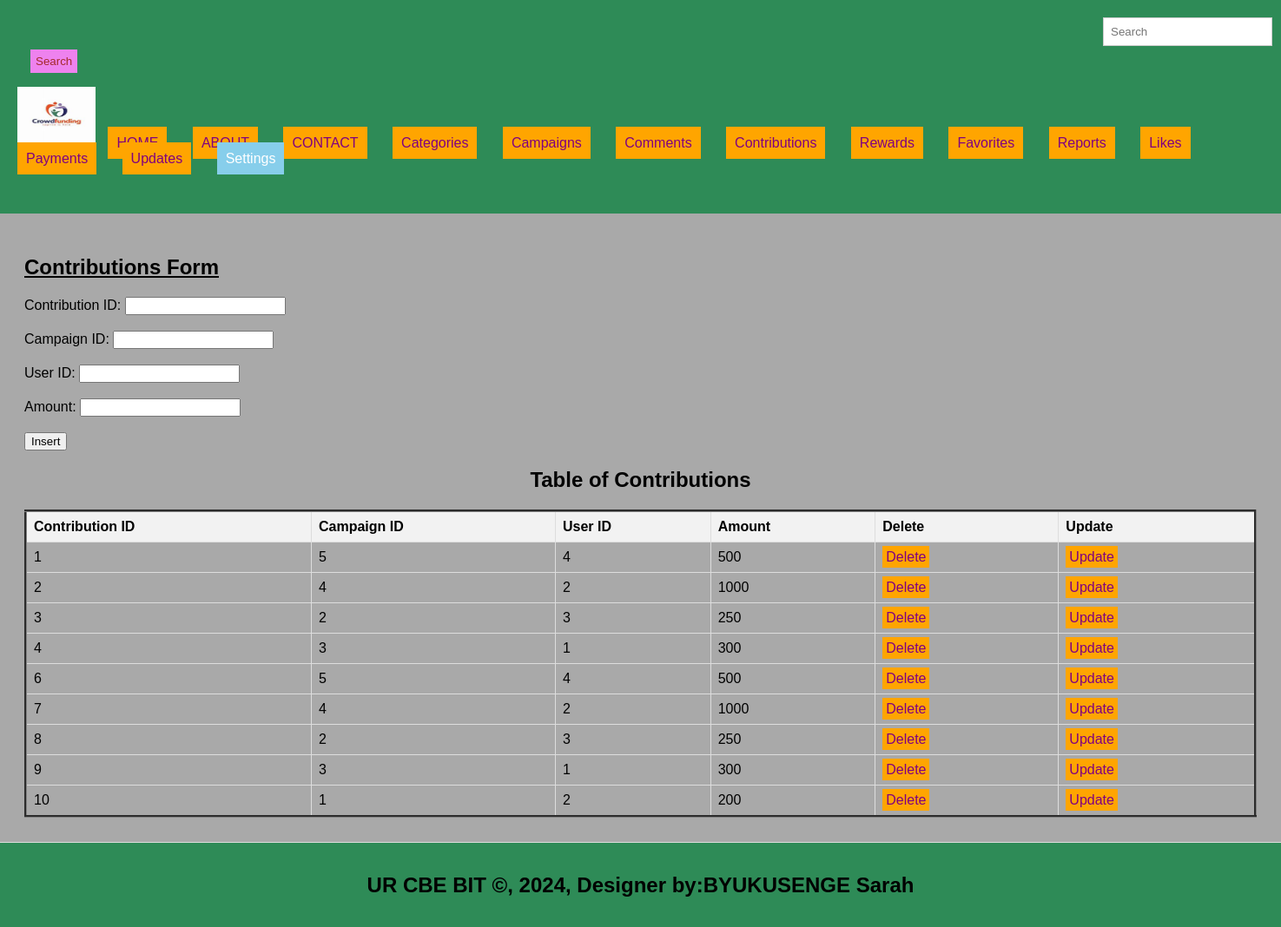
Screenshot of /contributions.php with the database file from the repository.
### tables this page shows
CREATE TABLE `contributions` (
  `contribution_id` int(11) NOT NULL,
  `campaign_id` int(11) DEFAULT NULL,
  `user_id` int(11) DEFAULT NULL,
  `amount` float DEFAULT NULL
);

### contributions.php (the view, shortened to what this page needs)
<!DOCTYPE html>
<html lang="en">
<head>
  <link rel="stylesheet" type="text/css" href="style.css" title="style 1" media="screen, tv, projection, handheld, print"/>
  </head>
  <header>
<body bgcolor="darkgrey">
  <form method="GET" class="d-flex" role="search" action="search.php">
      <input class="form-control me-2" type="search" placeholder="Search" aria-label="Search" name="query">
      <button class="btn btn-outline-success" type="submit">Search</button>
    </form>
  <ul style="list-style-type: none; padding: 0;">
    <li style="display: inline; margin-right: 10px;">
    <img src="./image/logopictr.jpeg" width="90" height="70" alt="Logo">
  </li>
    <li style="display: inline; margin-right: 10px;"><a href="./home.html">HOME</a></li>
    <li style="display: inline; margin-right: 10px;"><a href="./about.html">ABOUT</a></li>
    <li style="display: inline; margin-right: 10px;"><a href="./contact.html">CONTACT</a></li>
    <li style="display: inline; margin-right: 10px;"><a href="./categories.php">Categories</a></li>
    <li style="display: inline; margin-right: 10px;"><a href="./campaigns.php">Campaigns</a></li>
    <li style="display: inline; margin-right: 10px;"><a href="./comments.php">Comments</a></li>
    <li style="display: inline; margin-right: 10px;"><a href="./contributions.php">Contributions</a></li>
    <li style="display: inline; margin-right: 10px;"><a href="./rewards.php">Rewards</a></li>
    <li style="display: inline; margin-right: 10px;"><a href="./favorites.php">Favorites</a></li>
    <li style="display: inline; margin-right: 10px;"><a href="./reports.php">Reports</a></li>
    <li style="display: inline; margin-right: 10px;"><a href="./likes.php">Likes</a></li>
    <li style="display: inline; margin-right: 10px;"><a href="./payments.php">Payments</a></li>
    <li style="display: inline; margin-right: 10px;"><a href="./updates.php">Updates</a></li>
    <li class="dropdown" style="display: inline; margin-right: 10px;">
      <a href="#" style="padding: 10px; color: white; background-color: skyblue; text-decoration: none; margin-right: 15px;">Settings</a>
    </li><br><br>
  </ul>
</header>
<section>
<h1><u> Contributions Form </u></h1>
<form method="post" onsubmit="return confirmInsert();">
    <label for="contribution_id">Contribution ID:</label>
    <input type="number" id="contribution_id" name="contribution_id"><br><br>
    <label for="campaign_id">Campaign ID:</label>
    <input type="number" id="campaign_id" name="campaign_id"><br><br>
    <label for="user_id">User ID:</label>
    <input type="number" id="user_id" name="user_id"><br><br>
    <label for="amount">Amount:</label>
    <input type="number" id="amount" name="amount" required><br><br>
    <input type="submit" name="add" value="Insert">
</form>
<!DOCTYPE html>
<html>
<head>
</head>
<body>
    <center><h2>Table of Contributions</h2></center>
    <table border="3">
        <tr>
            <th>Contribution ID</th>
            <th>Campaign ID</th>
            <th>User ID</th>
            <th>Amount</th>
            <th>Delete</th>
            <th>Update</th>
        </tr>
        <?php
        include('db_connection.php');
        $sql = "SELECT * FROM contributions";
        $result = $connection->query($sql);
        if ($result->num_rows > 0) {
            while ($row = $result->fetch_assoc()) {
                $contribution_id = $row['contribution_id'];
                echo "<tr>
                    <td>" . $row['contribution_id'] . "</td>
                    <td>" . $row['campaign_id'] . "</td>
                    <td>" . $row['user_id'] . "</td>
                    <td>" . $row['amount'] . "</td>
                    <td><a style='padding:4px' href='delete_contributions.php?contribution_id=$contribution_id'>Delete</a></td>
                    <td><a style='padding:4px' href='update_contributions.php?contribution_id=$contribution_id'>Update</a></td>
                </tr>";
            }
        } else {
            echo "<tr><td colspan='4'>No data found</td></tr>";
        }
        ?>
    </table>
</body>
</section>
<footer>
  <center>
    <b><h2>UR CBE BIT &copy, 2024, Designer by:BYUKUSENGE Sarah</h2></b>
  </center>
</footer>
</body>
</html>

### style.css (style rules this page uses)
body { font-family: Arial, sans-serif; margin: 0; padding: 0; }
.form-control { padding: 8px; margin-left: 4px; border: 1px solid #ccc; }
.btn { padding: 6px; background-color: violet; color: brown; border: none; }
.dropdown { position: relative; display: inline; margin-right: 10px; }
body { font-family: Arial,sans-serif; margin:0; padding:0; }
header { background-color:seagreen; padding: 20px; }
.dropdown { position: right; display:right; direction:rtl; }
section { padding:28px; border-bottom: 1px solid #ddd; }
footer { text-align: center; padding: 15px; background-color:seagreen; }

### contributions.php (style rules this page uses)
a { padding: 10px; color: green; background-color: orange; text-decoration: none; margin-right: 15px; }
a:link { color: purple; }
button.btn { margin-left: 15px; margin-top: 4px; }
input.form-control { margin-left: 1250px; padding: 8px; }
table { width: 100%; border-collapse: collapse; }
th, td { border: 1px solid #ddd; padding: 8px; text-align: left; }
th { background-color: #f2f2f2; }

### rows the page displays
contributions: contribution_id "1", campaign "5", user "4", amount "500"
contributions: contribution_id "2", campaign "4", user "2", amount "1000"
contributions: contribution_id "3", campaign "2", user "3", amount "250"
contributions: contribution_id "4", campaign "3", user "1", amount "300"
contributions: contribution_id "6", campaign "5", user "4", amount "500"
contributions: contribution_id "7", campaign "4", user "2", amount "1000"
contributions: contribution_id "8", campaign "2", user "3", amount "250"
contributions: contribution_id "9", campaign "3", user "1", amount "300"
contributions: contribution_id "10", campaign "1", user "2", amount "200"
